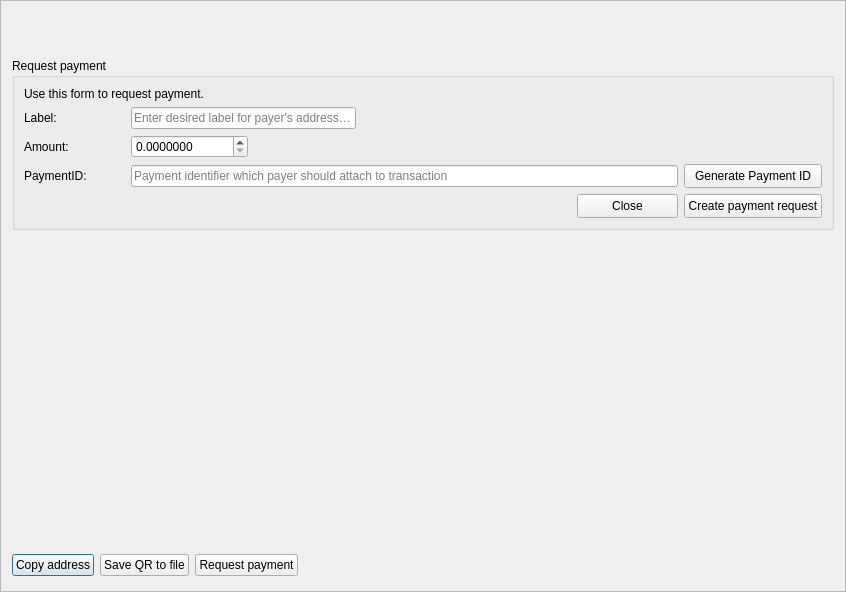
<?xml version="1.0" encoding="UTF-8"?>
<ui version="4.0">
 <class>ReceiveFrame</class>
 <widget class="QFrame" name="ReceiveFrame">
  <property name="geometry">
   <rect>
    <x>0</x>
    <y>0</y>
    <width>846</width>
    <height>592</height>
   </rect>
  </property>
  <property name="windowTitle">
   <string>Frame</string>
  </property>
  <property name="frameShape">
   <enum>QFrame::StyledPanel</enum>
  </property>
  <property name="frameShadow">
   <enum>QFrame::Raised</enum>
  </property>
  <layout class="QVBoxLayout" name="verticalLayout">
   <item>
    <widget class="QFrame" name="m_addressQRFrame">
     <property name="minimumSize">
      <size>
       <width>0</width>
       <height>40</height>
      </size>
     </property>
     <property name="frameShape">
      <enum>QFrame::NoFrame</enum>
     </property>
     <property name="frameShadow">
      <enum>QFrame::Raised</enum>
     </property>
     <layout class="QVBoxLayout" name="verticalLayout_2">
      <property name="margin">
       <number>0</number>
      </property>
      <item>
       <layout class="QHBoxLayout" name="qrCodeFrame">
        <item>
         <widget class="WalletGui::QRLabel" name="m_qrLabel">
          <property name="text">
           <string/>
          </property>
         </widget>
        </item>
        <item>
         <spacer name="horizontalSpacer_2">
          <property name="orientation">
           <enum>Qt::Horizontal</enum>
          </property>
          <property name="sizeHint" stdset="0">
           <size>
            <width>40</width>
            <height>20</height>
           </size>
          </property>
         </spacer>
        </item>
       </layout>
      </item>
     </layout>
    </widget>
   </item>
   <item>
    <widget class="QFrame" name="m_requestPaymentFrame">
     <property name="minimumSize">
      <size>
       <width>0</width>
       <height>0</height>
      </size>
     </property>
     <layout class="QVBoxLayout" name="verticalLayout_3">
      <property name="spacing">
       <number>0</number>
      </property>
      <property name="leftMargin">
       <number>0</number>
      </property>
      <property name="topMargin">
       <number>0</number>
      </property>
      <property name="rightMargin">
       <number>0</number>
      </property>
      <item>
       <widget class="QGroupBox" name="groupBox">
        <property name="title">
         <string>Request payment</string>
        </property>
        <layout class="QGridLayout" name="gridLayout">
         <item row="0" column="0" colspan="2">
          <widget class="QLabel" name="label">
           <property name="text">
            <string>Use this form to request payment.</string>
           </property>
          </widget>
         </item>
         <item row="1" column="0">
          <widget class="QLabel" name="label_7">
           <property name="text">
            <string>Label:</string>
           </property>
          </widget>
         </item>
         <item row="1" column="1" colspan="2">
          <widget class="QLineEdit" name="m_payerLabel">
           <property name="maxLength">
            <number>64</number>
           </property>
           <property name="placeholderText">
            <string>Enter desired label for payer's address book</string>
           </property>
          </widget>
         </item>
         <item row="1" column="3" colspan="4">
          <spacer name="horizontalSpacer_3">
           <property name="orientation">
            <enum>Qt::Horizontal</enum>
           </property>
           <property name="sizeHint" stdset="0">
            <size>
             <width>361</width>
             <height>20</height>
            </size>
           </property>
          </spacer>
         </item>
         <item row="2" column="0">
          <widget class="QLabel" name="label_3">
           <property name="text">
            <string>Amount:</string>
           </property>
          </widget>
         </item>
         <item row="2" column="1">
          <widget class="QDoubleSpinBox" name="m_requestAmountSpin">
           <property name="sizePolicy">
            <sizepolicy hsizetype="Minimum" vsizetype="Fixed">
             <horstretch>0</horstretch>
             <verstretch>0</verstretch>
            </sizepolicy>
           </property>
           <property name="minimumSize">
            <size>
             <width>0</width>
             <height>0</height>
            </size>
           </property>
           <property name="baseSize">
            <size>
             <width>150</width>
             <height>0</height>
            </size>
           </property>
           <property name="locale">
            <locale language="English" country="UnitedStates"/>
           </property>
           <property name="suffix">
            <string/>
           </property>
           <property name="decimals">
            <number>7</number>
           </property>
           <property name="minimum">
            <double>0.000000000000000</double>
           </property>
           <property name="maximum">
            <double>8000008.800007999874651</double>
           </property>
           <property name="singleStep">
            <double>1.000000000000000</double>
           </property>
           <property name="value">
            <double>0.000000000000000</double>
           </property>
          </widget>
         </item>
         <item row="2" column="2" colspan="5">
          <spacer name="horizontalSpacer_4">
           <property name="orientation">
            <enum>Qt::Horizontal</enum>
           </property>
           <property name="sizeHint" stdset="0">
            <size>
             <width>547</width>
             <height>20</height>
            </size>
           </property>
          </spacer>
         </item>
         <item row="3" column="0">
          <widget class="QLabel" name="label_6">
           <property name="text">
            <string>PaymentID:</string>
           </property>
          </widget>
         </item>
         <item row="3" column="1" colspan="5">
          <widget class="QLineEdit" name="m_requestPaymentIdEdit">
           <property name="maxLength">
            <number>64</number>
           </property>
           <property name="placeholderText">
            <string>Payment identifier which payer should attach to transaction</string>
           </property>
          </widget>
         </item>
         <item row="3" column="6">
          <widget class="QPushButton" name="m_generatePaymentIdButton">
           <property name="minimumSize">
            <size>
             <width>0</width>
             <height>24</height>
            </size>
           </property>
           <property name="baseSize">
            <size>
             <width>0</width>
             <height>24</height>
            </size>
           </property>
           <property name="text">
            <string>Generate Payment ID</string>
           </property>
          </widget>
         </item>
         <item row="4" column="6">
          <widget class="QPushButton" name="m_createPaymentRequest">
           <property name="minimumSize">
            <size>
             <width>0</width>
             <height>24</height>
            </size>
           </property>
           <property name="baseSize">
            <size>
             <width>0</width>
             <height>24</height>
            </size>
           </property>
           <property name="text">
            <string>Create payment request</string>
           </property>
           <property name="icon">
            <iconset resource="../../resources.qrc">
             <normaloff>:/icons/btn-receive</normaloff>:/icons/btn-receive</iconset>
           </property>
          </widget>
         </item>
         <item row="4" column="5">
          <widget class="QPushButton" name="m_closePaymentRequestFormButton">
           <property name="minimumSize">
            <size>
             <width>0</width>
             <height>24</height>
            </size>
           </property>
           <property name="baseSize">
            <size>
             <width>0</width>
             <height>24</height>
            </size>
           </property>
           <property name="text">
            <string>Close</string>
           </property>
          </widget>
         </item>
         <item row="4" column="0" colspan="5">
          <spacer name="horizontalSpacer_5">
           <property name="orientation">
            <enum>Qt::Horizontal</enum>
           </property>
           <property name="sizeHint" stdset="0">
            <size>
             <width>488</width>
             <height>20</height>
            </size>
           </property>
          </spacer>
         </item>
        </layout>
       </widget>
      </item>
     </layout>
    </widget>
   </item>
   <item>
    <spacer name="verticalSpacer">
     <property name="orientation">
      <enum>Qt::Vertical</enum>
     </property>
     <property name="sizeHint" stdset="0">
      <size>
       <width>20</width>
       <height>40</height>
      </size>
     </property>
    </spacer>
   </item>
   <item>
    <widget class="QFrame" name="m_bottomButtonsFrame">
     <property name="sizePolicy">
      <sizepolicy hsizetype="Expanding" vsizetype="Preferred">
       <horstretch>0</horstretch>
       <verstretch>0</verstretch>
      </sizepolicy>
     </property>
     <property name="minimumSize">
      <size>
       <width>0</width>
       <height>29</height>
      </size>
     </property>
     <property name="frameShape">
      <enum>QFrame::NoFrame</enum>
     </property>
     <property name="frameShadow">
      <enum>QFrame::Raised</enum>
     </property>
     <layout class="QHBoxLayout" name="horizontalLayout">
      <property name="margin">
       <number>0</number>
      </property>
      <item>
       <widget class="QPushButton" name="m_copyAddress">
        <property name="text">
         <string>Copy address</string>
        </property>
        <property name="icon">
         <iconset resource="../../resources.qrc">
          <normaloff>:/icons/copy_white</normaloff>:/icons/copy_white</iconset>
        </property>
        <property name="default">
         <bool>true</bool>
        </property>
       </widget>
      </item>
      <item>
       <widget class="QPushButton" name="m_saveQR">
        <property name="text">
         <string>Save QR to file</string>
        </property>
        <property name="icon">
         <iconset resource="../../resources.qrc">
          <normaloff>:/icons/save</normaloff>:/icons/save</iconset>
        </property>
       </widget>
      </item>
      <item>
       <widget class="QPushButton" name="m_requestPaymentButton">
        <property name="enabled">
         <bool>true</bool>
        </property>
        <property name="text">
         <string>Request payment</string>
        </property>
        <property name="icon">
         <iconset resource="../../resources.qrc">
          <normaloff>:/icons/btn-receive</normaloff>:/icons/btn-receive</iconset>
        </property>
       </widget>
      </item>
      <item>
       <spacer name="horizontalSpacer">
        <property name="orientation">
         <enum>Qt::Horizontal</enum>
        </property>
        <property name="sizeHint" stdset="0">
         <size>
          <width>40</width>
          <height>20</height>
         </size>
        </property>
       </spacer>
      </item>
     </layout>
    </widget>
   </item>
  </layout>
 </widget>
 <customwidgets>
  <customwidget>
   <class>WalletGui::QRLabel</class>
   <extends>QLabel</extends>
   <header>gui/QRLabel.h</header>
  </customwidget>
 </customwidgets>
 <tabstops>
  <tabstop>m_payerLabel</tabstop>
  <tabstop>m_requestAmountSpin</tabstop>
  <tabstop>m_requestPaymentIdEdit</tabstop>
  <tabstop>m_generatePaymentIdButton</tabstop>
  <tabstop>m_closePaymentRequestFormButton</tabstop>
  <tabstop>m_createPaymentRequest</tabstop>
 </tabstops>
 <resources>
  <include location="../../resources.qrc"/>
 </resources>
 <connections>
  <connection>
   <sender>m_generatePaymentIdButton</sender>
   <signal>clicked()</signal>
   <receiver>ReceiveFrame</receiver>
   <slot>generatePaymentIdClicked()</slot>
   <hints>
    <hint type="sourcelabel">
     <x>736</x>
     <y>161</y>
    </hint>
    <hint type="destinationlabel">
     <x>422</x>
     <y>295</y>
    </hint>
   </hints>
  </connection>
  <connection>
   <sender>m_copyAddress</sender>
   <signal>clicked()</signal>
   <receiver>ReceiveFrame</receiver>
   <slot>copyAddress()</slot>
   <hints>
    <hint type="sourcelabel">
     <x>818</x>
     <y>26</y>
    </hint>
    <hint type="destinationlabel">
     <x>422</x>
     <y>295</y>
    </hint>
   </hints>
  </connection>
  <connection>
   <sender>m_requestPaymentButton</sender>
   <signal>clicked()</signal>
   <receiver>ReceiveFrame</receiver>
   <slot>requestPaymentClicked()</slot>
   <hints>
    <hint type="sourcelabel">
     <x>273</x>
     <y>568</y>
    </hint>
    <hint type="destinationlabel">
     <x>422</x>
     <y>295</y>
    </hint>
   </hints>
  </connection>
  <connection>
   <sender>m_saveQR</sender>
   <signal>clicked()</signal>
   <receiver>ReceiveFrame</receiver>
   <slot>saveQRcodeToFile()</slot>
   <hints>
    <hint type="sourcelabel">
     <x>163</x>
     <y>568</y>
    </hint>
    <hint type="destinationlabel">
     <x>422</x>
     <y>295</y>
    </hint>
   </hints>
  </connection>
  <connection>
   <sender>m_closePaymentRequestFormButton</sender>
   <signal>clicked()</signal>
   <receiver>ReceiveFrame</receiver>
   <slot>closePaymentRequestForm()</slot>
   <hints>
    <hint type="sourcelabel">
     <x>552</x>
     <y>190</y>
    </hint>
    <hint type="destinationlabel">
     <x>422</x>
     <y>295</y>
    </hint>
   </hints>
  </connection>
  <connection>
   <sender>m_createPaymentRequest</sender>
   <signal>clicked()</signal>
   <receiver>ReceiveFrame</receiver>
   <slot>createRequestPaymentClicked()</slot>
   <hints>
    <hint type="sourcelabel">
     <x>736</x>
     <y>191</y>
    </hint>
    <hint type="destinationlabel">
     <x>422</x>
     <y>295</y>
    </hint>
   </hints>
  </connection>
 </connections>
 <slots>
  <slot>copyAddress()</slot>
 </slots>
</ui>
